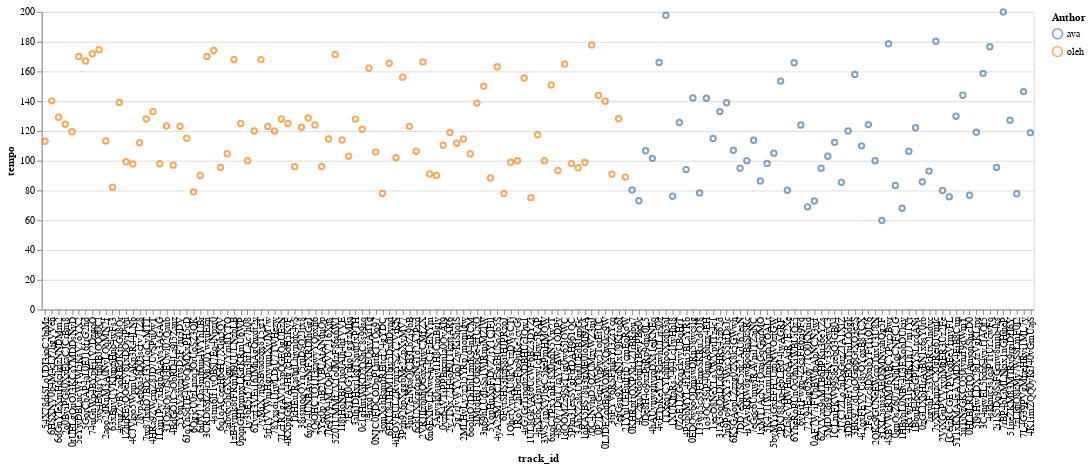

Notebook cell for this chart:
### Code cell
alt.Chart(two_playlists_combined).mark_point().encode(
    x=alt.X("track_id", sort=None),
    y='tempo',
    color="Author",
    tooltip=["artist", "track_name"]
).properties(
    width=1000
)

### Figure 1 — Vega-Lite specification as saved in the notebook (floating-point values rounded to 4 significant figures; data arrays with more than 128 entries replaced by an {"elided": "..."} marker saying what was removed)
{"config": {"view": {"continuousWidth": 400, "continuousHeight": 300}}, "data": {"name": "data-1d77d9c048b5b03cb0e741712f80fbf4"}, "mark": "point", "encoding": {"color": {"field": "Author", "type": "nominal"}, "tooltip": [{"field": "artist", "type": "nominal"}, {"field": "track_name", "type": "nominal"}], "x": {"field": "track_id", "sort": null, "type": "nominal"}, "y": {"field": "tempo", "type": "quantitative"}}, "width": 1000, "$schema": "https://vega.github.io/schema/vega-lite/v4.17.0.json", "datasets": {"data-1d77d9c048b5b03cb0e741712f80fbf4": {"elided": "147 records"}}}
